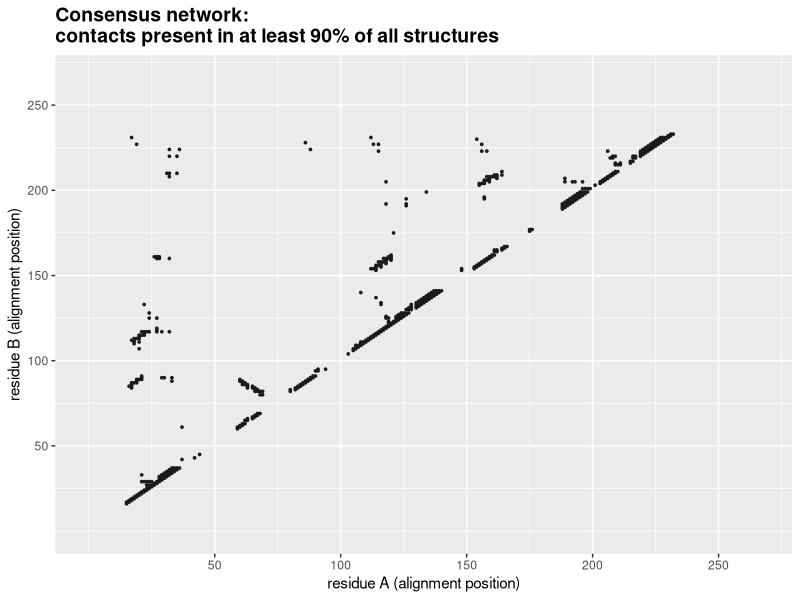
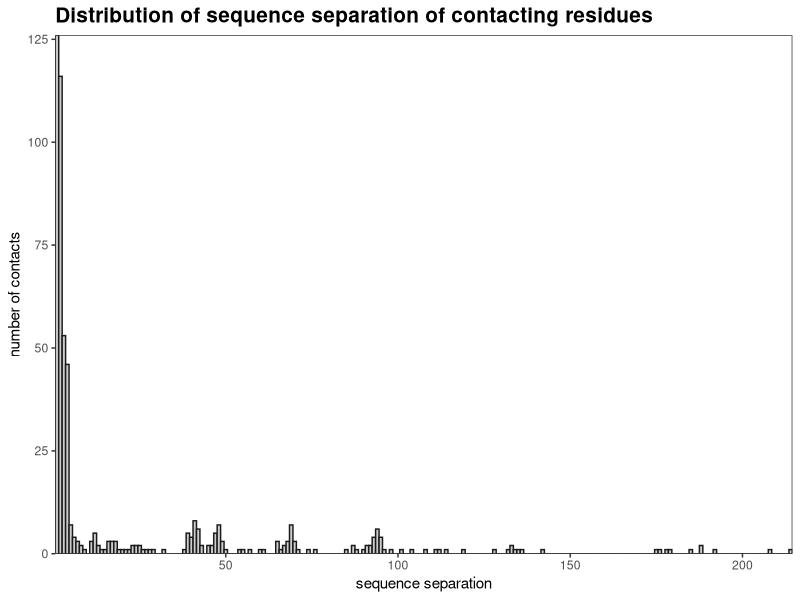
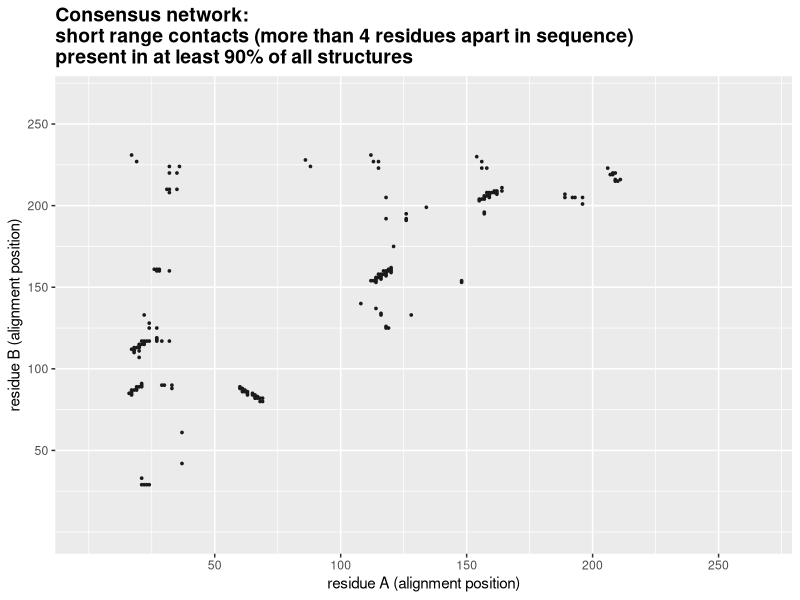
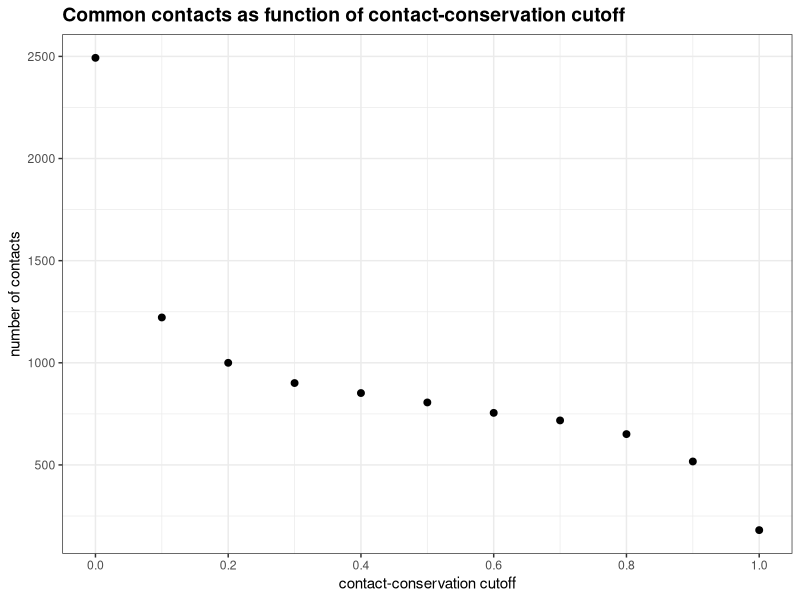

The R source for these figures, in order:
## ---- chunk 1
nw <- read.csv('../results/consensus_network.csv', stringsAsFactors=F)
# 
# require(Biostrings)
# alignment <- readAAStringSet('../data/ras_reference_alignment.fa', 'fasta')
## ---- chunk 2
require(ggplot2)
plot_contact_matrix <- function(netw, title) {
  length = max(nw$alignment_pos_B)  # upper limit for axes
  g <- ggplot(netw) +
    geom_point( aes(x=alignment_pos_A, y=alignment_pos_B), color='grey10', size=0.6) +
    #geom_point( aes(x=ref_pdb_A, y=ref_pdb_B), color='grey10', size=0.6) +
    scale_x_continuous(limits=c(0, length), breaks=(1:(length/50))*50) +
    scale_y_continuous(limits=c(0, length), breaks=(1:(length/50))*50) +
    xlab('residue A (alignment position)') +
    ylab('residue B (alignment position)') +
    ggtitle(sprintf('Consensus network:\n%s', title)) +
    theme(plot.title = element_text(size=14, face='bold'))
  g
}

# same function as above only using differen residue numbers:
# PDB-numbers of the reference structure instead of alignment positions
plot_contact_matrix_ref_pdb <- function(netw, title) {
  g <- ggplot(netw) +
    geom_point( aes(x=ref_pdb_A, y=ref_pdb_B), color='grey10', size=0.6) +
    xlab('residue A (reference structure PDB-number)') +
    ylab('residue B (reference structure PDB-number)') +
    ggtitle(sprintf('Consensus network:\n%s', title)) +
    theme(plot.title = element_text(size=14, face='bold'))
  g
}

contact_conservation_cutoff = 0.9  # SET VALUE TO WHATEVER SUITS YOUR PROJECT
subset1 <- subset(nw, conservation >= contact_conservation_cutoff)
title1 <- paste0('contacts present in at least ', contact_conservation_cutoff*100, '% of all structures')
plot_contact_matrix(subset1, title1)

# THE SAME PLOT AS ABOVE - ONLY WITH THE PDB-NUMBERS OF THE REFERENCE STRUCTURE AS RESIDUE NUMBERS
# (INSTEAD OF ALIGNMENT POSITION):
# plot_contact_matrix_ref_pdb(subset1, title1)  # uncomment line to show the plot
## ---- chunk 3
nw$seq_separation <- nw$alignment_pos_B - nw$alignment_pos_A

g <- ggplot(data=subset(nw, conservation >= contact_conservation_cutoff)) +
  geom_histogram( aes(x=seq_separation), fill='grey80', color='grey10', binwidth=1) +
  scale_x_continuous(expand = c(0, 0)) +  # place x-axis at origin
  scale_y_continuous(expand = c(0, 0)) +
  theme_bw() +
  theme(panel.grid.major = element_blank(), panel.grid.minor = element_blank()) +
  xlab('sequence separation') +
  ylab('number of contacts') +
  ggtitle('Distribution of sequence separation of contacting residues') +
  theme(plot.title = element_text(size=15, face='bold'))
g
## ---- chunk 4
sequence_separation_cutoff = 4  # SET VALUE TO WHATEVER SUITS YOUR PROJECT
nw$short_range <- nw$seq_separation <= sequence_separation_cutoff

subset2 <- subset(nw, conservation >= contact_conservation_cutoff & short_range == FALSE)
title2 <- paste0('short range contacts (more than ', sequence_separation_cutoff, ' residues apart in sequence)\npresent in at least ', contact_conservation_cutoff*100, '% of all structures')
plot_contact_matrix(subset2, title2)

# THE SAME PLOT AS ABOVE - ONLY WITH THE PDB-NUMBERS OF THE REFERENCE STRUCTURE AS RESIDUE NUMBERS
# (INSTEAD OF ALIGNMENT POSITION):
# plot_contact_matrix_ref_pdb(subset2, title2)  # uncomment line to show the plot
## ---- chunk 5
cutoffs <- (0:10)/10
number_of_common_contacts <- sapply(cutoffs, function(x) nrow(subset(nw, conservation >= x)))

df <- data.frame(cutoffs, number_of_common_contacts)

g <- ggplot(data=df) +
  geom_point( aes(x=cutoffs, y=number_of_common_contacts), size=2 ) +
  theme_bw() +
  scale_x_continuous(breaks =seq(min(cutoffs), max(cutoffs), by = 0.2)) +
  ylab('number of contacts') +
  xlab('contact-conservation cutoff') +
  ggtitle('Common contacts as function of contact-conservation cutoff') +
  theme(plot.title = element_text(size=14, face='bold'))
g
